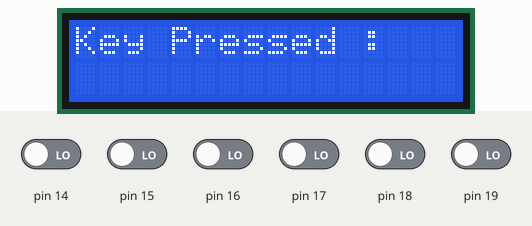
A sketch run on a simulated Arduino Uno, built with avr-gcc and run on an emulated ATmega328P. Parts: 16×2 character LCD. Inputs (shaded band) come from the test bench; at power-on: pin 14–19 LOW.

Above: at 1.2 s.
1.3 s: pin 14 driven HIGH
At 2.1 s:
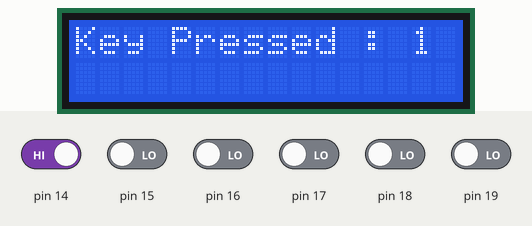
2.8 s: pin 15 driven HIGH
At 3.2 s:
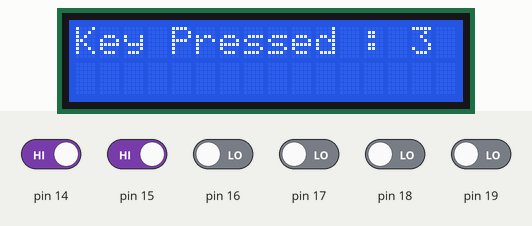
4.3 s: pin 16 driven HIGH
At 5.5 s:
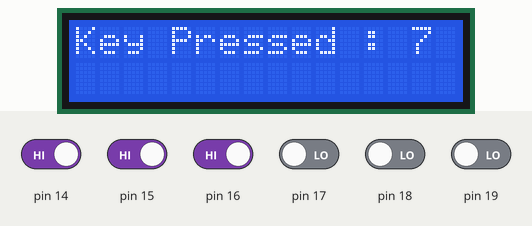
5.8 s: pin 14 driven LOW
At 6.7 s:
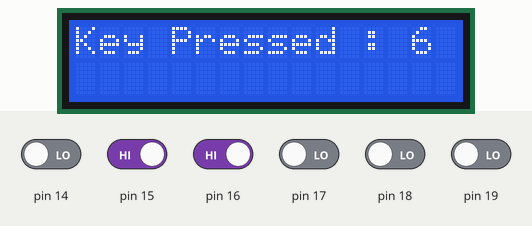
7.3 s: pin 15 driven LOW
At 7.8 s:
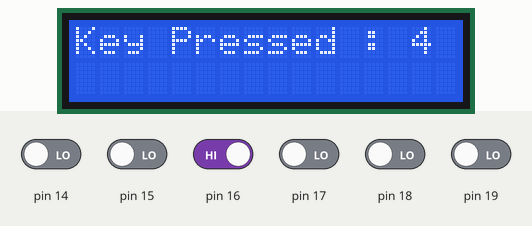
8.8 s: pin 17 driven HIGH
At 10.2 s:
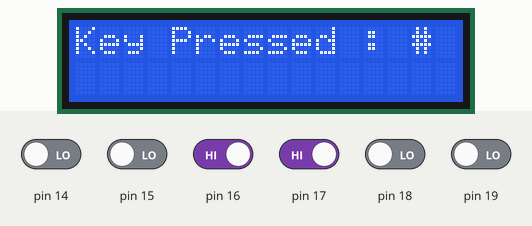
Timing chart, 0 to 11.3 s (numbered marks = the images above; inputs shaded):
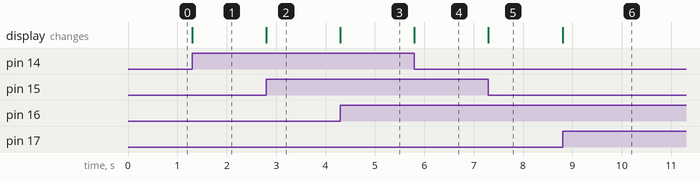

The sketch:

DTMF_Decoder.ino
```cpp
/*
Project : DTMF Decoder
Owner   : Deepak Varade
Company : Deepak Electronics
Date    : 13/04/2015
**********************CIRCUIT TODAY**********************
*/

int I = 0;
int K = 0;
int M = 0;
#include <LiquidCrystal.h>
LiquidCrystal lcd(2, 3, 4, 5, 6, 7);

void setup()
{

  Serial.begin(9600);
  DDRC = 0x00;
  DDRD = 0xFF;
  lcd.begin(16, 2);
  lcd.setCursor(0, 0);
  lcd.print("Key Pressed : ");
}
void loop()
{
    I = PINC;
    K = I & 0xFF;

    if(M != K)
{
    switch (K)
{

//FOR Number 1
    case 0x01:
{

    lcd.setCursor(14, 0);
    lcd.print("1");
    M = K;
    break;
}

//FOR Number 2

    case 0x02:
{
    lcd.setCursor(14, 0);
    lcd.print("2");
    M = K;
    break;
}

//FOR Number 3

    case 0x03:
{
    lcd.setCursor(14, 0);
    lcd.print("3");
    M = K;
    break;
}

//FOR Number 4

    case 0x04:
{
    lcd.setCursor(14, 0);
    lcd.print("4");
    M = K;
    break;
}

//FOR Number 5

    case 0x05:
{
    lcd.setCursor(14, 0);
    lcd.print("5");
    M = K;
    break;
}

//FOR Number 6

    case 0x06:
{
    lcd.setCursor(14, 0);
    lcd.print("6");
    M = K;
    break;
}

//FOR Number 7

    case 0x07:
{
    lcd.setCursor(14, 0);
    lcd.print("7");
    M = K;
    break;
}

//FOR Number 8

    case 0x08:
{
    lcd.setCursor(14, 0);
    lcd.print("8");
    M = K;
    break;
}

//FOR Number 9

    case 0x09:
{
    lcd.setCursor(14, 0);
    lcd.print("9");
    M = K;
    break;
}

//FOR Number 0

    case 0x0A:
{
    lcd.setCursor(14, 0);
    lcd.print("0");
    M = K;
    break;
}

//FOR Number #

    case 0x0C:
{
    lcd.setCursor(14, 0);
    lcd.print("#");
    M = K;
    break;
}

    default:
{
    M = 0;
    break;
}
}
}
}
```

Measured:
- after the input at 1.3 s, the display: changes at once (image 1)
- after the input at 2.8 s, the display: changes at once (image 2)
- after the input at 4.3 s, the display: changes at once (image 3)
- after the input at 5.8 s, the display: changes at once (image 4)
- after the input at 7.3 s, the display: changes at once (image 5)
- after the input at 8.8 s, the display: changes at once (image 6)
